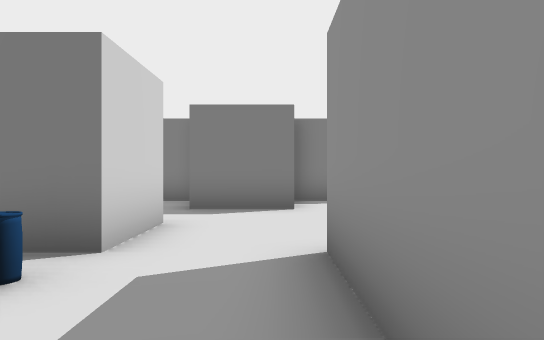
view 1 (above)

24 first-person views from a walk through a scene from a Unity 3-D project. The camera is 1.5 m above the floor, looks level and sees 70° across. The floor is counted in squares, 2 m on a side. Each view is taken from the middle of a square. On the plan, view 1 faces up. The plan holds only what a view shows up to about 12 squares ahead; the rest is blank. The place goes on beyond the plan. The player character is not drawn.

view 2
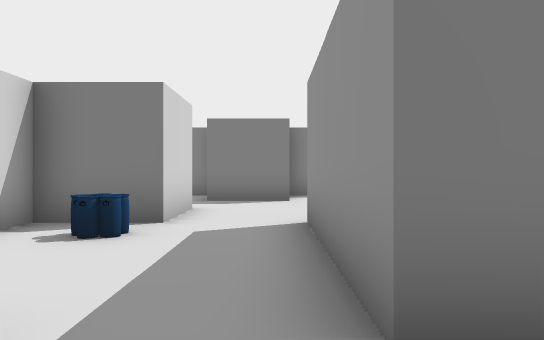

view 3
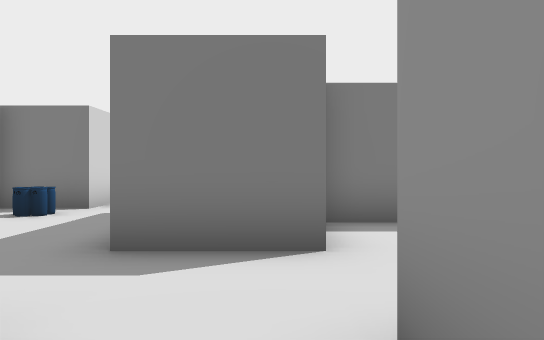

view 4
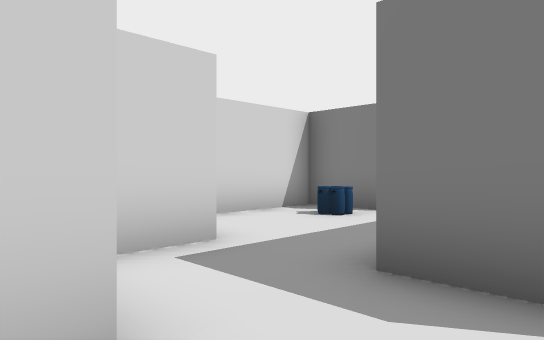

view 5
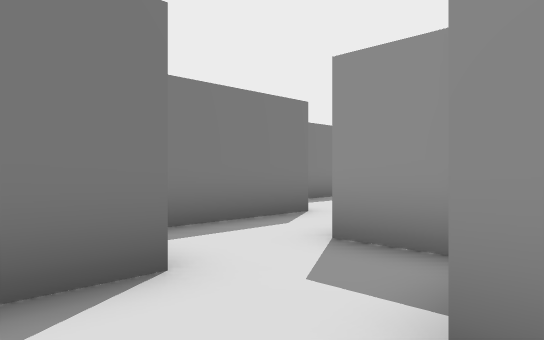

view 6
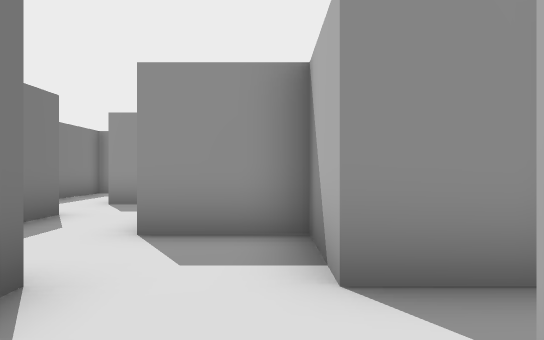

view 7
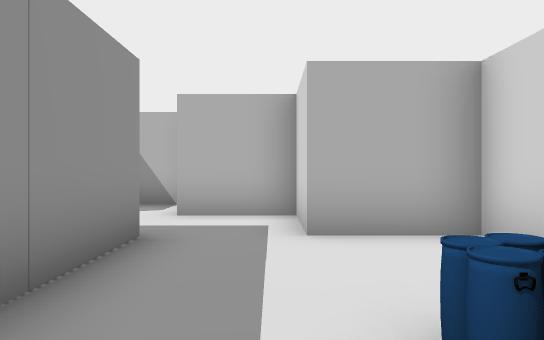

view 8
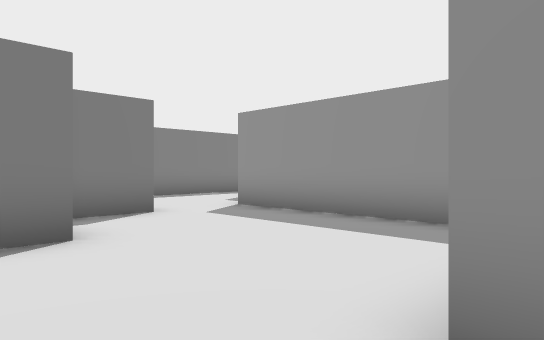

view 9
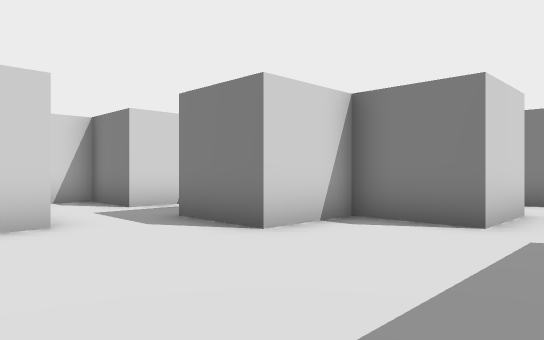

view 10
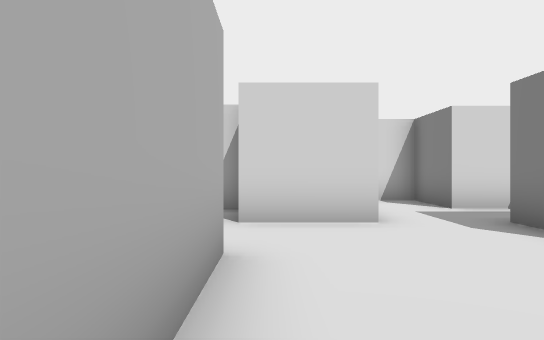

view 11
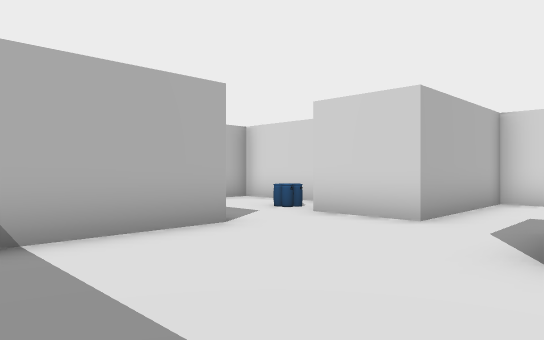

view 12
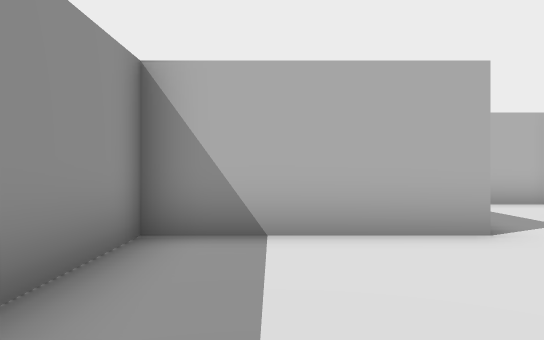

view 13
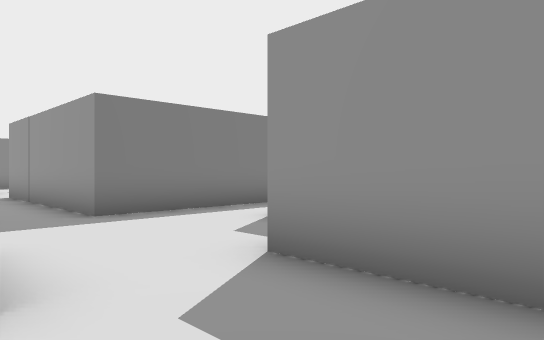

view 14
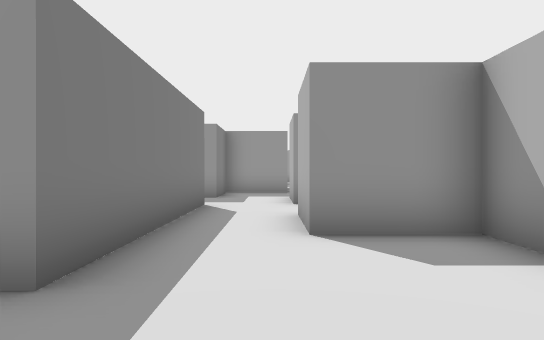

view 15
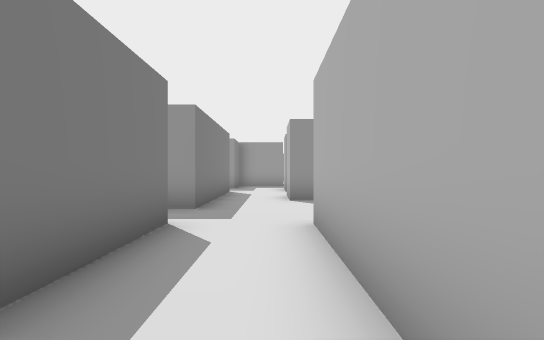

view 16
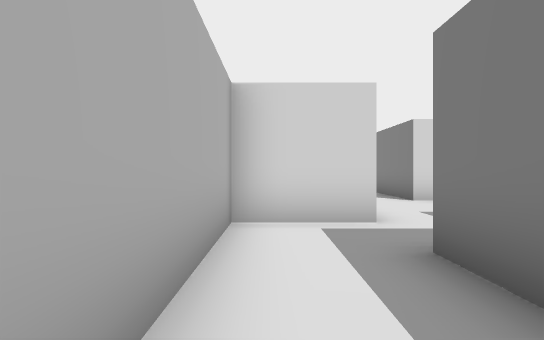

view 17
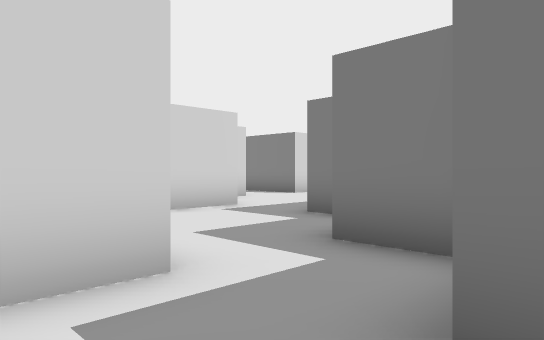

view 18
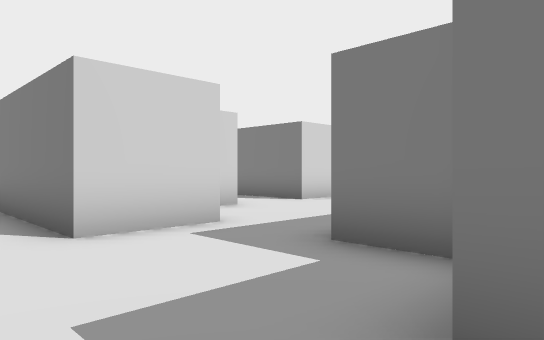

view 19
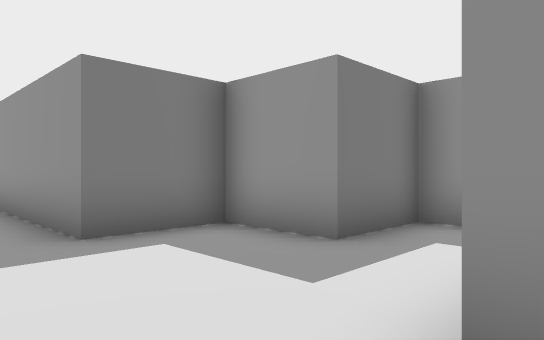

view 20
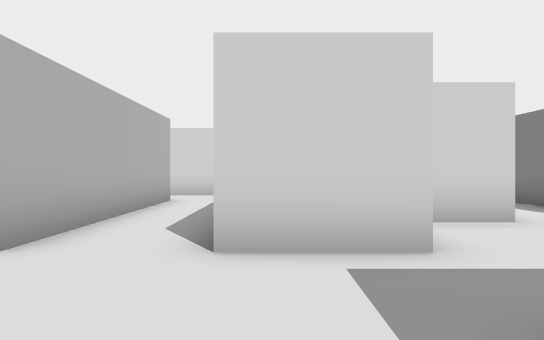

view 21
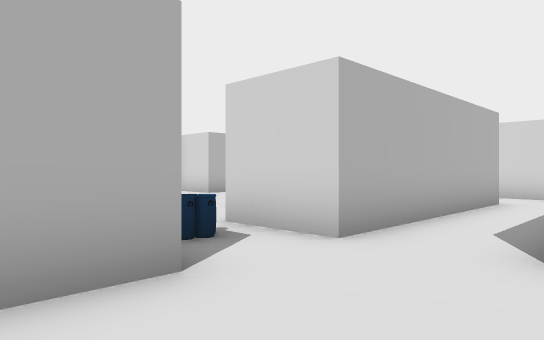

view 22
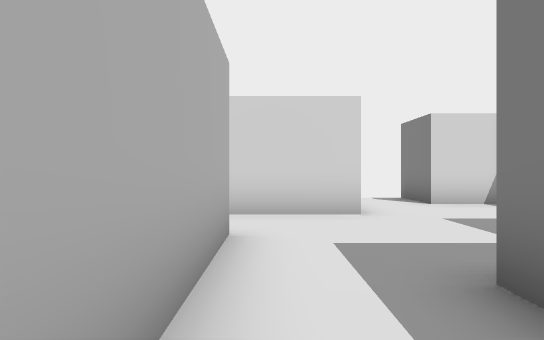

view 23
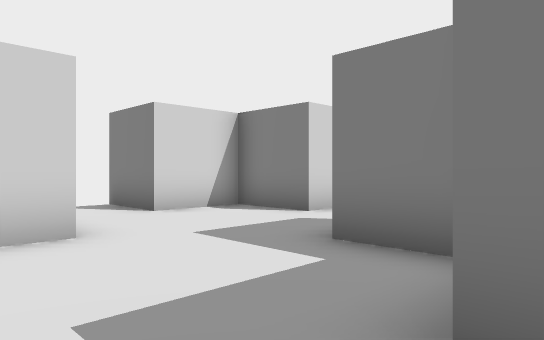

view 24
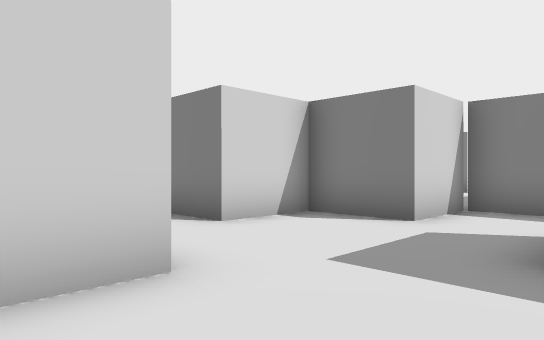

### Floor plan
Ten units are one square. View 1 is at (0, 0); x grows to the right and y downward. Boxes are objects, and circles mark ways between rooms. Rooms are numbered by the first view taken in them; rooms with no view inside come last. Other rooms are left out.
<svg viewBox="-201 -221 291 270">
<path fill="none" stroke="#000" d="M25 4 5 4 5 -36M-15 24 6 24M10 44 19 44M25 38 25 24 45 24 45 4M-15 -45 -15 -35 -36 -35 -36 4 -15 4 -15 18M45 -16 28 -16M-19 -94 -26 -94M5 -36 45 -36 45 -96M-36 -88 -36 -74 -55 -74 -55 -55 -15 -55 -15 -45M24 -104 24 -94 6 -94 6 -74 -16 -74M-15 -149 -15 -155 -35 -155 -35 -174 -56 -174M-36 -135 -36 -114 24 -114M-56 -135 -44 -135M25 -135 -16 -135M-75 -175 -75 -155M45 -135 45 -155M-136 -135 -75 -135 -75 -115M-155 -156 -155 -129M-122 -174 -136 -174M-75 -155 -116 -155M-95 -216 -155 -216 -155 -195 -175 -195 -175 -174 -196 -174M54 -96 65 -96 65 -114 71 -114M24 -114 24 -104M85 -135 45 -135"/>
<rect x="-25" y="-25" width="10" height="10" fill="#bbb"><title>barrel</title></rect>
<rect x="-25" y="-35" width="10" height="10" fill="#bbb"><title>barrel</title></rect>
<rect x="-75" y="-125" width="10" height="10" fill="#bbb"><title>other object</title></rect>
<rect x="-65" y="-125" width="10" height="10" fill="#bbb"><title>barrel</title></rect>
<circle cx="-5" cy="-35" r="3" fill="#2a7"/>
<circle cx="35" cy="-95" r="3" fill="#2a7"/>
<circle cx="-75" cy="-145" r="3" fill="#2a7"/>
<circle cx="30" cy="-125" r="3" fill="#2a7"/>
<text x="0" y="0">1</text>
<text x="0" y="-70">2</text>
<text x="-20" y="-140">3</text>
<text x="-140" y="-150">4</text>
<text x="50" y="-120">5</text>
</svg>
Room 1 opens to room 2. Room 2 opens to room 5. Room 3 opens to room 4. Room 3 opens to room 5.

Where each view was taken, in squares from view 1:
view 1: 0 up, 0 right, facing up
view 2: 2 down, 0 right, facing up
view 3: 4 down, 2 right, facing up
view 4: 3 down, 2 right, facing up-left
view 5: 3 down, 1 right, facing up-right
view 6: 2 down, 0 right, facing right
view 7: 4 up, 1 left, facing down
view 8: 3 up, 1 left, facing up-right
view 9: 4 up, 4 right, facing up-left
view 10: 4 up, 4 right, facing left
view 11: 8 up, 4 right, facing down-left
view 12: 8 up, 3 right, facing down
view 13: 7 up, 2 right, facing up-right
view 14: 12 up, 2 right, facing right
view 15: 12 up, 3 left, facing right
view 16: 12 up, 2 right, facing left
view 17: 12 up, 1 left, facing up-left
view 18: 14 up, 3 left, facing up-left
view 19: 13 up, 7 left, facing up-right
view 20: 16 up, 4 left, facing left
view 21: 16 up, 4 left, facing down-left
view 22: 14 up, 9 left, facing left
view 23: 14 up, 11 left, facing up-left
view 24: 14 up, 13 left, facing up-left
